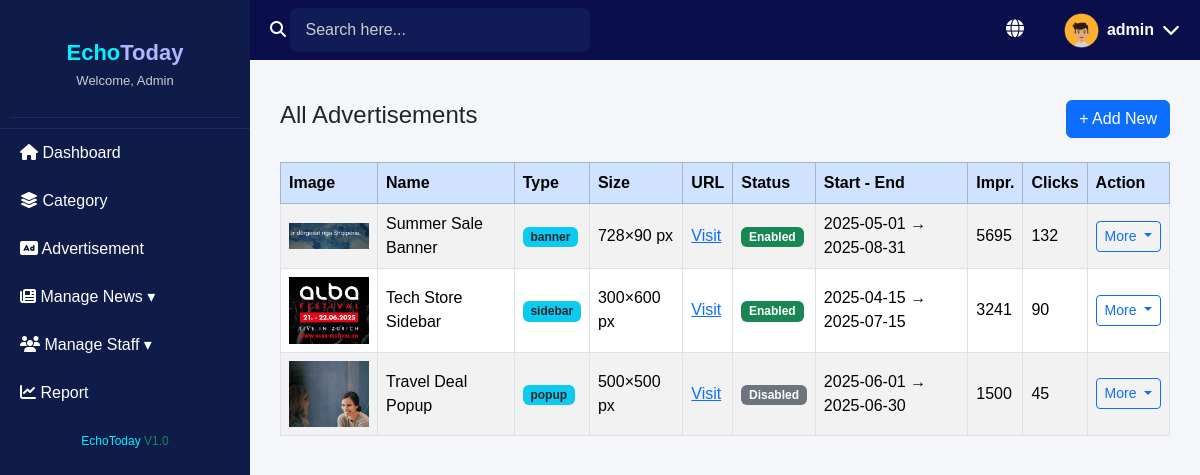
Screenshot of /admin/advertisement.php with the database file from the repository.
### tables this page shows
CREATE TABLE `advertisements` (
  `id` int(11) NOT NULL,
  `name` varchar(100) NOT NULL,
  `ad_type` enum('banner','sidebar','popup','in-article') NOT NULL,
  `image_path` varchar(255) NOT NULL,
  `redirect_url` varchar(255) NOT NULL,
  `width` int(11) DEFAULT NULL,
  `height` int(11) DEFAULT NULL,
  `is_active` tinyint(1) DEFAULT 1,
  `start_date` date NOT NULL,
  `end_date` date NOT NULL,
  `impressions` int(11) DEFAULT 0,
  `clicks` int(11) DEFAULT 0,
  `created_at` timestamp NOT NULL DEFAULT current_timestamp(),
  `updated_at` timestamp NOT NULL DEFAULT current_timestamp() ON UPDATE current_timestamp()
);

### admin/advertisement.php (the view, shortened to what this page needs)
<?php
include('../includes/db_connection.php');
$query = "SELECT * FROM advertisements ORDER BY created_at DESC";
$result = mysqli_query($conn, $query);
?>
<!DOCTYPE html>
<html lang="en">
<head>
  <link rel="stylesheet" href="https://cdn.jsdelivr.net/npm/bootstrap@5.3.2/dist/css/bootstrap.min.css">
  <link rel="stylesheet" href="css/admin_style.css">
  <link rel="stylesheet" href="https://cdnjs.cloudflare.com/ajax/libs/font-awesome/6.0.0/css/all.min.css">
</head>
<body>
<?php include('../admin/admin_sidebar.php'); ?>
<?php include('../admin/admin_header.php'); ?>
<div class="main-content" style="margin-left: 250px; margin-top: 70px; padding: 30px;">
  <div class="d-flex justify-content-between align-items-center mb-4">
    <h4>All Advertisements</h4>
    <a href="add_advertisement.php" class="btn btn-primary">+ Add New</a>
  </div>
  <table class="table table-striped table-bordered align-middle">
    <thead class="table-primary">
      <tr>
        <th>Image</th>
        <th>Name</th>
        <th>Type</th>
        <th>Size</th>
        <th>URL</th>
        <th>Status</th>
        <th>Start - End</th>
        <th>Impr.</th>
        <th>Clicks</th>
        <th>Action</th>
      </tr>
    </thead>
    <tbody>
      <?php while ($ad = mysqli_fetch_assoc($result)) : ?>
        <tr>
          <td><img src="<?= htmlspecialchars($ad['image_path']) ?>" class="ad-image" alt="Ad"></td>
          <td><?= htmlspecialchars($ad['name']) ?></td>
          <td><span class="badge bg-info text-dark"><?= htmlspecialchars($ad['ad_type']) ?></span></td>
          <td><?= $ad['width'] ?>×<?= $ad['height'] ?> px</td>
          <td><a href="<?= htmlspecialchars($ad['redirect_url']) ?>" target="_blank">Visit</a></td>
          <td>
            <span class="badge <?= $ad['is_active'] ? 'bg-success' : 'badge-inactive' ?>">
              <?= $ad['is_active'] ? 'Enabled' : 'Disabled' ?>
            </span>
          </td>
          <td><?= $ad['start_date'] ?> → <?= $ad['end_date'] ?></td>
          <td><?= $ad['impressions'] ?></td>
          <td><?= $ad['clicks'] ?></td>
          <td>
            <div class="dropdown">
              <button class="btn btn-outline-primary btn-sm dropdown-toggle" type="button" data-bs-toggle="dropdown">
                More
              </button>
            </div>
          </td>
        </tr>
      <?php endwhile; ?>
    </tbody>
  </table>
</div>
</body>
</html>

### admin/css/admin_style.css (style rules this page uses)
body { margin: 0; font-family: Arial, sans-serif; background: #f5f6fa; }
.main-content { margin-left: 250px; padding-top: 80px; padding: 20px; min-height: 100vh; background-color: #f5f6fa; }
.main-content { margin-left: 250px; padding: 50px; background-color: #f5f6fa; min-height: 100vh; }

### admin/advertisement.php (style rules this page uses)
.ad-image { width: 80px; height: auto; }
.badge-inactive { background-color: #6c757d; }

### rows the page displays
advertisements: image_path (picture), name "Summer Sale Banner", ad_type "banner", width "728", height "90", is_active "Enabled", start_date "2025-05-01", end_date "2025-08-31", impressions "5695", clicks "132"
advertisements: image_path (picture), name "Tech Store Sidebar", ad_type "sidebar", width "300", height "600", is_active "Enabled", start_date "2025-04-15", end_date "2025-07-15", impressions "3241", clicks "90"
advertisements: image_path (picture), name "Travel Deal Popup", ad_type "popup", width "500", height "500", is_active "Disabled", start_date "2025-06-01", end_date "2025-06-30", impressions "1500", clicks "45"
